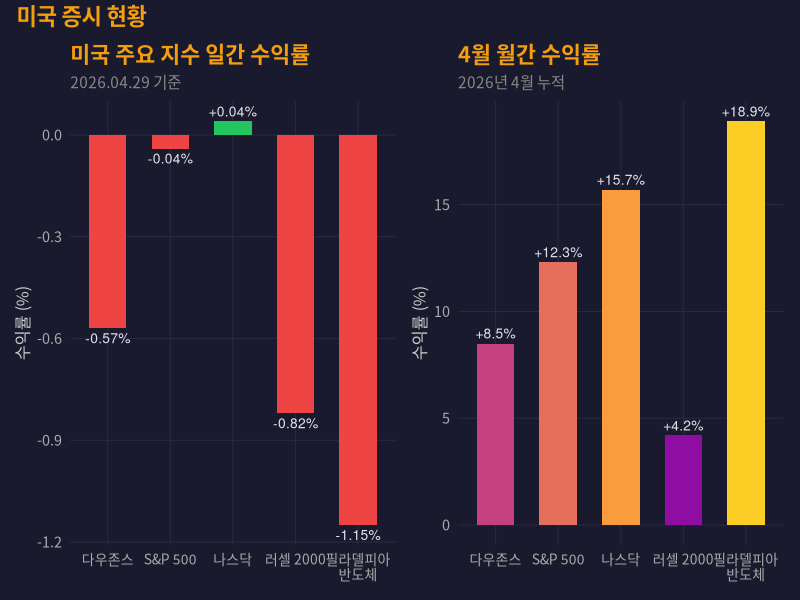
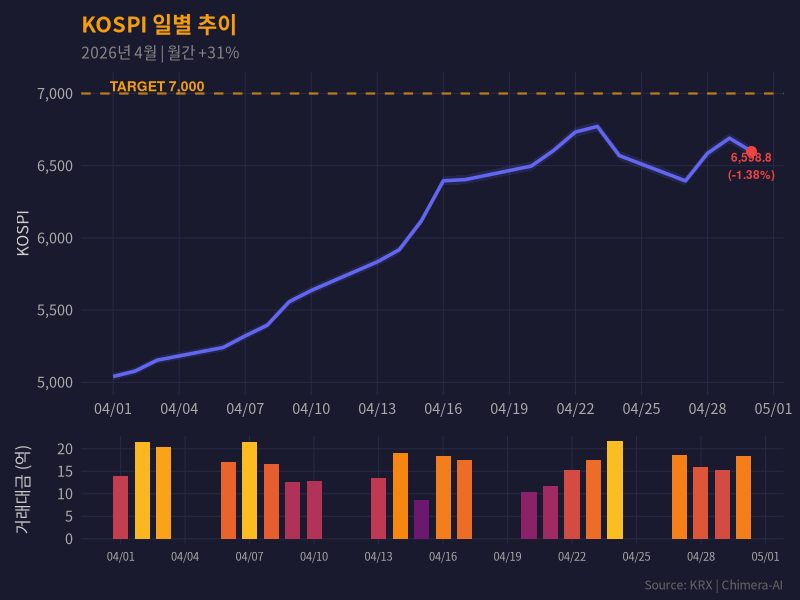
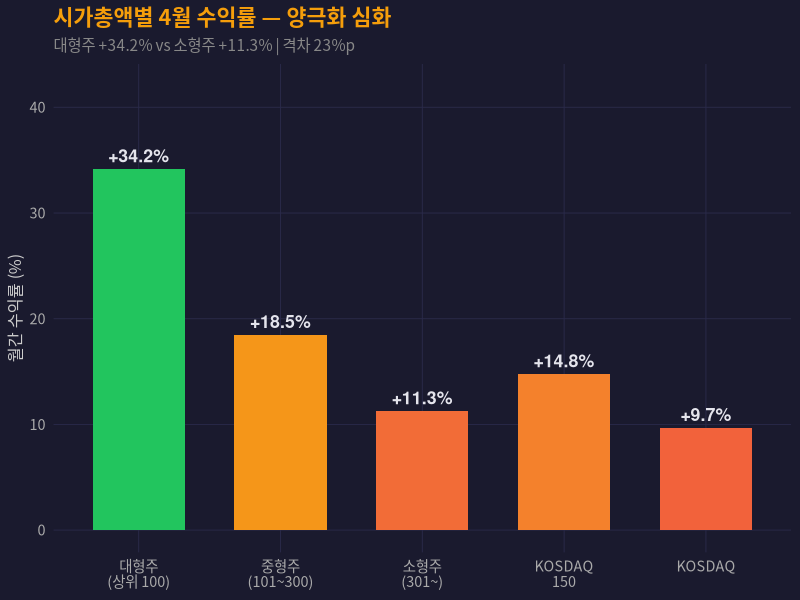
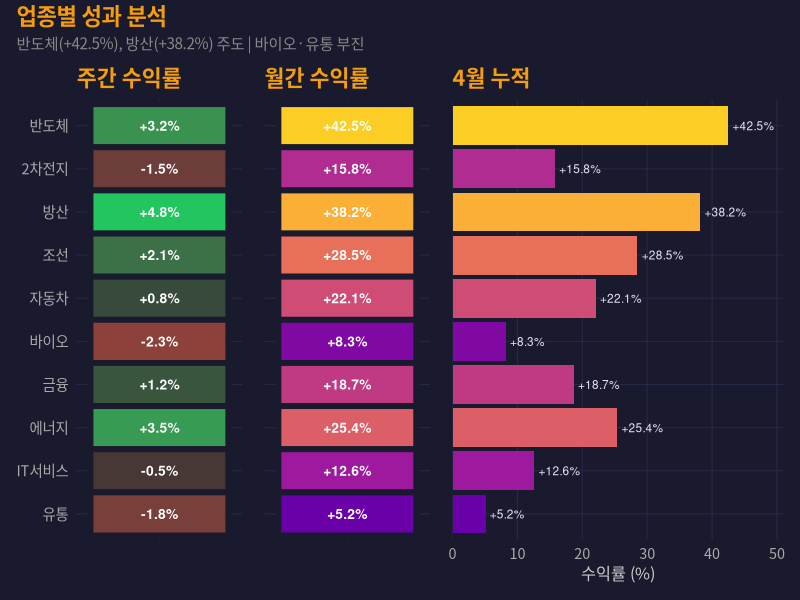
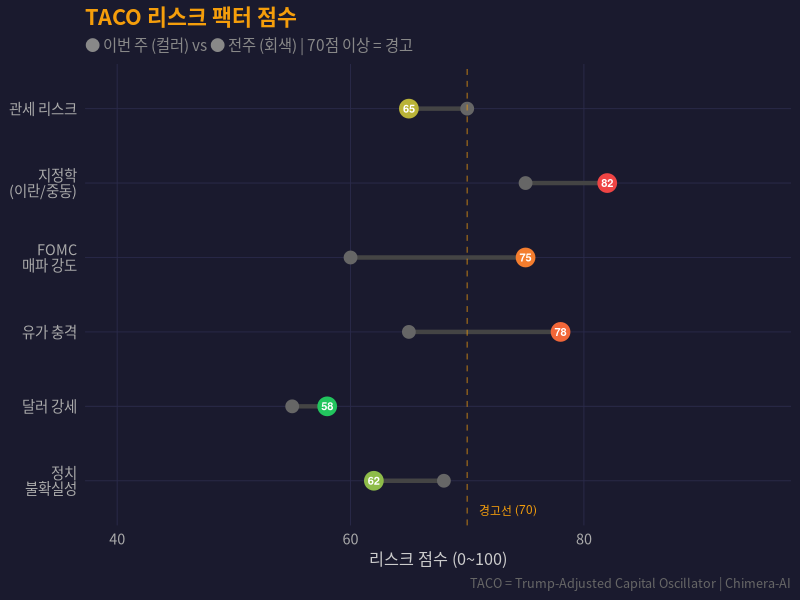
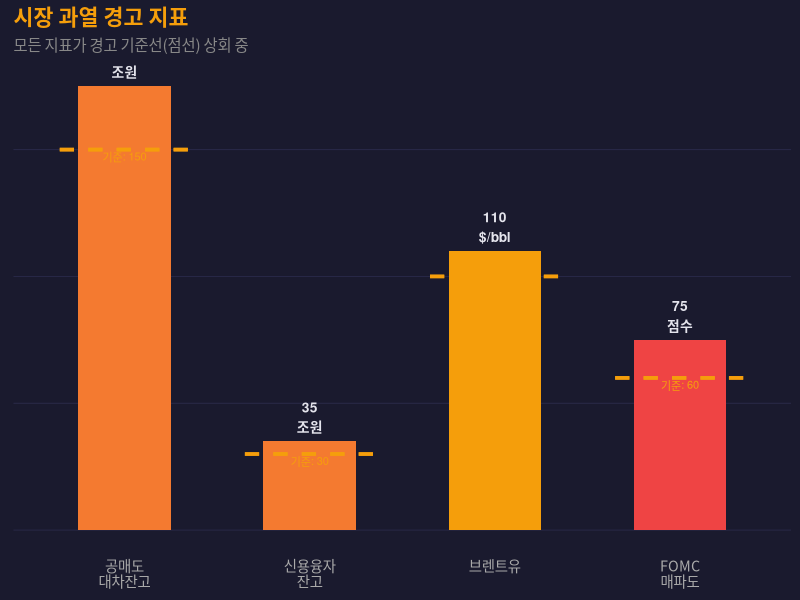
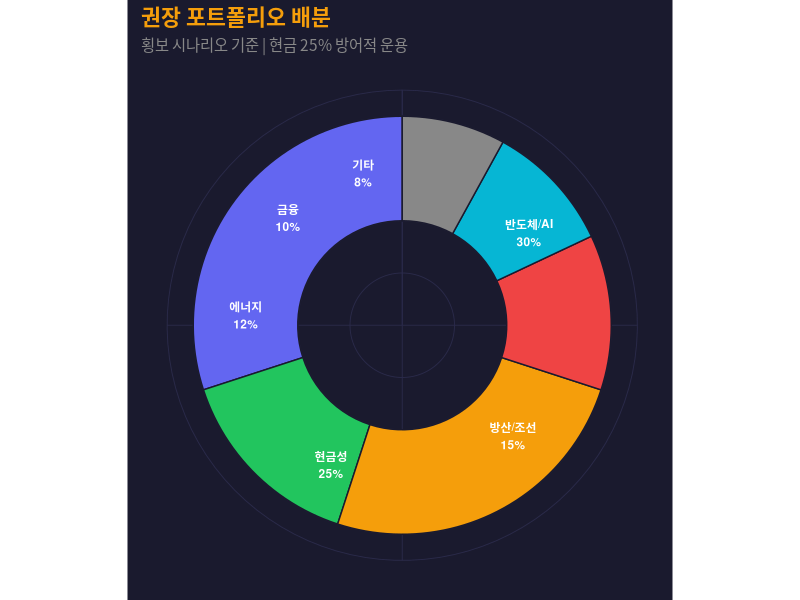

Write R code to recreate these figures, in order.
## ---- chunk 1
library(ggplot2)
library(dplyr)
library(scales)
library(viridis)
library(patchwork)
library(RColorBrewer)

kfont <- "Noto Sans CJK KR"

# Dark theme for all charts
theme_chimera <- function(base_size = 13) {
  theme_minimal(base_size = base_size) +
    theme(
      plot.background = element_rect(fill = "#1a1a2e", color = NA),
      panel.background = element_rect(fill = "#1a1a2e", color = NA),
      panel.grid.major = element_line(color = "#2a2a4a", linewidth = 0.3),
      panel.grid.minor = element_blank(),
      text = element_text(family = kfont, color = "#e4e4ec"),
      axis.text = element_text(color = "#aaaaaa"),
      axis.title = element_text(color = "#cccccc", size = rel(0.9)),
      plot.title = element_text(color = "#f59e0b", face = "bold", size = rel(1.2)),
      plot.subtitle = element_text(color = "#888888", size = rel(0.85)),
      plot.caption = element_text(color = "#666666", size = rel(0.7)),
      legend.background = element_rect(fill = "#1a1a2e", color = NA),
      legend.text = element_text(color = "#cccccc"),
      legend.title = element_text(color = "#f59e0b"),
      strip.text = element_text(color = "#f59e0b", face = "bold")
    )
}
## ---- chunk 2
#| fig-cap: "미국 주요 지수 주간 수익률 (4.28~4.30)"
#| lightbox: true

us_data <- data.frame(
  index = factor(c("다우존스", "S&P 500", "나스닥", "러셀 2000", "필라델피아\n반도체"),
                 levels = c("다우존스", "S&P 500", "나스닥", "러셀 2000", "필라델피아\n반도체")),
  daily = c(-0.57, -0.04, 0.04, -0.82, -1.15),
  weekly = c(0.83, 1.42, 1.89, -0.35, 2.15),
  monthly = c(8.5, 12.3, 15.7, 4.2, 18.9)
)

us_data$color <- ifelse(us_data$daily > 0, "up", "down")
us_data$vjust_pos <- ifelse(us_data$daily > 0, -0.5, 1.5)

p1 <- ggplot(us_data, aes(x = index, y = daily, fill = color)) +
  geom_col(width = 0.6, show.legend = FALSE) +
  geom_text(aes(label = paste0(ifelse(daily > 0, "+", ""), daily, "%"), vjust = vjust_pos),
            color = "#e4e4ec", size = 3.5) +
  scale_fill_manual(values = c("up" = "#22c55e", "down" = "#ef4444")) +
  labs(title = "미국 주요 지수 일간 수익률", subtitle = "2026.04.29 기준",
       x = NULL, y = "수익률 (%)") +
  theme_chimera() +
  theme(axis.text.x = element_text(size = 10))

p2 <- ggplot(us_data, aes(x = index, y = monthly, fill = monthly)) +
  geom_col(width = 0.6) +
  geom_text(aes(label = paste0("+", monthly, "%")),
            vjust = -0.5, color = "#e4e4ec", size = 3.5) +
  scale_fill_viridis_c(option = "plasma", begin = 0.3, end = 0.9) +
  labs(title = "4월 월간 수익률", subtitle = "2026년 4월 누적",
       x = NULL, y = "수익률 (%)") +
  theme_chimera() +
  theme(legend.position = "none", axis.text.x = element_text(size = 10))

p1 + p2 + plot_annotation(
  title = "미국 증시 현황",
  theme = theme(
    plot.title = element_text(color = "#f59e0b", face = "bold", size = 16, family = kfont),
    plot.background = element_rect(fill = "#1a1a2e", color = NA)
  )
)
## ---- chunk 3
#| fig-cap: "KOSPI 4월 일별 추이 — 7,000 목표선과 함께"
#| lightbox: true

dates <- seq(as.Date("2026-04-01"), as.Date("2026-04-30"), by = "day")
dates <- dates[!weekdays(dates) %in% c("Saturday", "Sunday")]

set.seed(42)
n <- length(dates)
kospi_start <- 5040
returns <- c(
  rnorm(5, 0.012, 0.008),
  rnorm(5, 0.015, 0.010),
  rnorm(5, 0.018, 0.012),
  rnorm(5, 0.010, 0.015),
  rnorm(2, -0.005, 0.010)
)
returns <- returns[1:n]
kospi <- numeric(n)
kospi[1] <- kospi_start
for (i in 2:n) kospi[i] <- kospi[i-1] * (1 + returns[i])
kospi[n] <- 6598.8
kospi[n-1] <- 6690.9

volume <- round(runif(n, 8, 22) * 1e8)
volume[n] <- 18.5e8
volume[n-1] <- 15.2e8

df_kospi <- data.frame(date = dates, kospi = kospi, volume = volume / 1e8)

p_main <- ggplot(df_kospi, aes(x = date, y = kospi)) +
  geom_hline(yintercept = 7000, linetype = "dashed", color = "#f59e0b", alpha = 0.7, linewidth = 0.8) +
  annotate("text", x = min(dates) + 2, y = 7050, label = "TARGET 7,000",
           color = "#f59e0b", size = 3.5, fontface = "bold") +
  geom_ribbon(aes(ymin = kospi * 0.995, ymax = kospi * 1.005),
              fill = "#6366f1", alpha = 0.15) +
  geom_line(color = "#6366f1", linewidth = 1.2) +
  geom_point(data = df_kospi[n,], aes(x = date, y = kospi),
             color = "#ef4444", size = 3) +
  annotate("text", x = dates[n], y = kospi[n] - 100,
           label = paste0("6,598.8\n(-1.38%)"), color = "#ef4444", size = 3, fontface = "bold") +
  scale_x_date(date_labels = "%m/%d", date_breaks = "3 days") +
  scale_y_continuous(labels = comma) +
  labs(title = "KOSPI 일별 추이", subtitle = "2026년 4월 | 월간 +31%",
       x = NULL, y = "KOSPI") +
  theme_chimera()

p_vol <- ggplot(df_kospi, aes(x = date, y = volume, fill = volume)) +
  geom_col(width = 0.7) +
  scale_fill_viridis_c(option = "inferno", begin = 0.3, end = 0.85) +
  scale_x_date(date_labels = "%m/%d", date_breaks = "3 days") +
  labs(x = NULL, y = "거래대금 (억)") +
  theme_chimera() +
  theme(legend.position = "none", axis.text.x = element_text(size = 8))

p_main / p_vol + plot_layout(heights = c(3, 1)) +
  plot_annotation(
    caption = "Source: KRX | Chimera-AI",
    theme = theme(
      text = element_text(family = kfont),
      plot.background = element_rect(fill = "#1a1a2e", color = NA),
      plot.caption = element_text(color = "#666666")
    )
  )
## ---- chunk 4
#| fig-cap: "시가총액별 4월 월간 수익률 비교 — 양극화 심화"
#| lightbox: true

polar_data <- data.frame(
  category = factor(c("대형주\n(상위 100)", "중형주\n(101~300)", "소형주\n(301~)", "KOSDAQ\n150", "KOSDAQ"),
                    levels = c("대형주\n(상위 100)", "중형주\n(101~300)", "소형주\n(301~)", "KOSDAQ\n150", "KOSDAQ")),
  returns = c(34.2, 18.5, 11.3, 14.8, 9.7),
  color_group = c("large", "mid", "small", "kq150", "kq")
)

ggplot(polar_data, aes(x = category, y = returns, fill = returns)) +
  geom_col(width = 0.65) +
  geom_text(aes(label = paste0("+", returns, "%")), vjust = -0.5,
            color = "#e4e4ec", size = 4.5, fontface = "bold") +
  scale_fill_gradient2(low = "#ef4444", mid = "#f59e0b", high = "#22c55e",
                       midpoint = 20) +
  labs(title = "시가총액별 4월 수익률 — 양극화 심화",
       subtitle = "대형주 +34.2% vs 소형주 +11.3% | 격차 23%p",
       x = NULL, y = "월간 수익률 (%)") +
  coord_cartesian(ylim = c(0, 42)) +
  theme_chimera() +
  theme(legend.position = "none")
## ---- chunk 5
#| fig-cap: "업종별 주간 및 월간 수익률 히트맵"
#| lightbox: true
#| fig-height: 7

sector_data <- data.frame(
  sector = factor(c("반도체", "2차전지", "방산", "조선", "자동차",
                     "바이오", "금융", "에너지", "IT서비스", "유통"),
                  levels = rev(c("반도체", "2차전지", "방산", "조선", "자동차",
                                  "바이오", "금융", "에너지", "IT서비스", "유통"))),
  weekly = c(3.2, -1.5, 4.8, 2.1, 0.8, -2.3, 1.2, 3.5, -0.5, -1.8),
  monthly = c(42.5, 15.8, 38.2, 28.5, 22.1, 8.3, 18.7, 25.4, 12.6, 5.2)
)

p_w <- ggplot(sector_data, aes(x = "주간", y = sector, fill = weekly)) +
  geom_tile(color = "#1a1a2e", linewidth = 2) +
  geom_text(aes(label = paste0(ifelse(weekly > 0, "+", ""), weekly, "%")),
            color = "white", fontface = "bold", size = 3.5) +
  scale_fill_gradient2(low = "#ef4444", mid = "#333333", high = "#22c55e", midpoint = 0) +
  labs(x = NULL, y = NULL, title = "주간 수익률") +
  theme_chimera() +
  theme(legend.position = "none", axis.text.x = element_blank())

p_m <- ggplot(sector_data, aes(x = "월간", y = sector, fill = monthly)) +
  geom_tile(color = "#1a1a2e", linewidth = 2) +
  geom_text(aes(label = paste0("+", monthly, "%")),
            color = "white", fontface = "bold", size = 3.5) +
  scale_fill_viridis_c(option = "plasma", begin = 0.2, end = 0.9) +
  labs(x = NULL, y = NULL, title = "월간 수익률") +
  theme_chimera() +
  theme(legend.position = "none", axis.text.x = element_blank(), axis.text.y = element_blank())

p_bar <- ggplot(sector_data, aes(x = monthly, y = sector, fill = monthly)) +
  geom_col() +
  geom_text(aes(label = paste0("+", monthly, "%")), hjust = -0.1,
            color = "#e4e4ec", size = 3) +
  scale_fill_viridis_c(option = "plasma", begin = 0.2, end = 0.9) +
  scale_x_continuous(expand = expansion(mult = c(0, 0.2))) +
  labs(x = "수익률 (%)", y = NULL, title = "4월 누적") +
  theme_chimera() +
  theme(legend.position = "none", axis.text.y = element_blank())

p_w + p_m + p_bar + plot_layout(widths = c(1, 1, 2)) +
  plot_annotation(
    title = "업종별 성과 분석",
    subtitle = "반도체(+42.5%), 방산(+38.2%) 주도 | 바이오·유통 부진",
    theme = theme(
      text = element_text(family = kfont),
      plot.title = element_text(color = "#f59e0b", face = "bold", size = 16, family = kfont),
      plot.subtitle = element_text(color = "#888888", size = 11),
      plot.background = element_rect(fill = "#1a1a2e", color = NA)
    )
  )
## ---- chunk 6
#| fig-cap: "TACO 6대 리스크 팩터 점수 — 현재 vs 전주"
#| lightbox: true
#| fig-height: 7

factors <- c("관세 리스크", "지정학\n(이란/중동)", "FOMC\n매파 강도", "유가 충격", "달러 강세", "정치\n불확실성")

taco_data <- data.frame(
  factor = rep(factors, 2),
  period = rep(c("이번 주", "전주"), each = 6),
  score = c(65, 82, 75, 78, 58, 62,    # 이번 주
            70, 75, 60, 65, 55, 68)     # 전주
)

# Lollipop chart instead of radar
taco_wide <- data.frame(
  factor = factor(factors, levels = rev(factors)),
  current = c(65, 82, 75, 78, 58, 62),
  prev = c(70, 75, 60, 65, 55, 68)
)

ggplot(taco_wide) +
  geom_segment(aes(x = prev, xend = current, y = factor, yend = factor),
               color = "#444444", linewidth = 1.5) +
  geom_point(aes(x = prev, y = factor), color = "#666666", size = 4) +
  geom_point(aes(x = current, y = factor, color = current), size = 6) +
  geom_text(aes(x = current, y = factor, label = current),
            color = "white", size = 2.8, fontface = "bold") +
  geom_vline(xintercept = 70, linetype = "dashed", color = "#f59e0b", alpha = 0.5) +
  annotate("text", x = 71, y = 0.6, label = "경고선 (70)", color = "#f59e0b", size = 3, hjust = 0) +
  scale_color_gradient2(low = "#22c55e", mid = "#f59e0b", high = "#ef4444", midpoint = 70) +
  scale_x_continuous(limits = c(40, 95)) +
  labs(title = "TACO 리스크 팩터 점수",
       subtitle = "● 이번 주 (컬러) vs ● 전주 (회색) | 70점 이상 = 경고",
       x = "리스크 점수 (0~100)", y = NULL,
       caption = "TACO = Trump-Adjusted Capital Oscillator | Chimera-AI") +
  theme_chimera() +
  theme(legend.position = "none")
## ---- chunk 7
#| fig-cap: "시장 과열 지표 대시보드 — 공매도·신용·유가·FOMC"
#| lightbox: true
#| fig-height: 5

risk_data <- data.frame(
  indicator = factor(c("공매도\n대차잔고", "신용융자\n잔고", "브렌트유", "FOMC\n매파도"),
                     levels = c("공매도\n대차잔고", "신용융자\n잔고", "브렌트유", "FOMC\n매파도")),
  current = c(175, 35, 110, 75),
  threshold = c(150, 30, 100, 60),
  unit = c("조원", "조원", "$/bbl", "점수"),
  pct_over = c(16.7, 16.7, 10.0, 25.0)
)

ggplot(risk_data, aes(x = indicator)) +
  geom_col(aes(y = current, fill = pct_over), width = 0.5) +
  geom_errorbar(aes(ymin = threshold, ymax = threshold), width = 0.7,
                color = "#f59e0b", linewidth = 1.2, linetype = "dashed") +
  geom_text(aes(y = current, label = paste0(current, "\n", unit)),
            vjust = -0.3, color = "#e4e4ec", size = 3.5, fontface = "bold") +
  geom_text(aes(y = threshold, label = paste0("기준: ", threshold)),
            vjust = 1.5, color = "#f59e0b", size = 2.8) +
  scale_fill_gradient(low = "#f59e0b", high = "#ef4444") +
  labs(title = "시장 과열 경고 지표",
       subtitle = "모든 지표가 경고 기준선(점선) 상회 중",
       x = NULL, y = NULL) +
  theme_chimera() +
  theme(legend.position = "none",
        axis.text.y = element_blank(),
        panel.grid.major.x = element_blank())
## ---- chunk 8
#| fig-cap: "권장 포트폴리오 배분 — 횡보 시나리오 기준"
#| lightbox: true
#| fig-height: 5

alloc <- data.frame(
  asset = factor(c("반도체/AI", "방산/조선", "현금성", "에너지", "금융", "기타"),
                 levels = c("반도체/AI", "방산/조선", "현금성", "에너지", "금융", "기타")),
  pct = c(30, 15, 25, 12, 10, 8),
  cum = cumsum(c(30, 15, 25, 12, 10, 8)),
  pos = cumsum(c(30, 15, 25, 12, 10, 8)) - c(30, 15, 25, 12, 10, 8) / 2
)

colors <- c("#6366f1", "#22c55e", "#f59e0b", "#ef4444", "#06b6d4", "#888888")

ggplot(alloc, aes(x = 2, y = pct, fill = asset)) +
  geom_col(width = 1, color = "#1a1a2e", linewidth = 0.5) +
  coord_polar(theta = "y") +
  xlim(0.5, 2.5) +
  geom_text(aes(y = pos, label = paste0(asset, "\n", pct, "%")),
            x = 2, color = "white", size = 3, fontface = "bold") +
  scale_fill_manual(values = colors) +
  labs(title = "권장 포트폴리오 배분",
       subtitle = "횡보 시나리오 기준 | 현금 25% 방어적 운용") +
  theme_chimera() +
  theme(legend.position = "none",
        axis.text = element_blank(),
        axis.title = element_blank(),
        panel.grid = element_blank())
